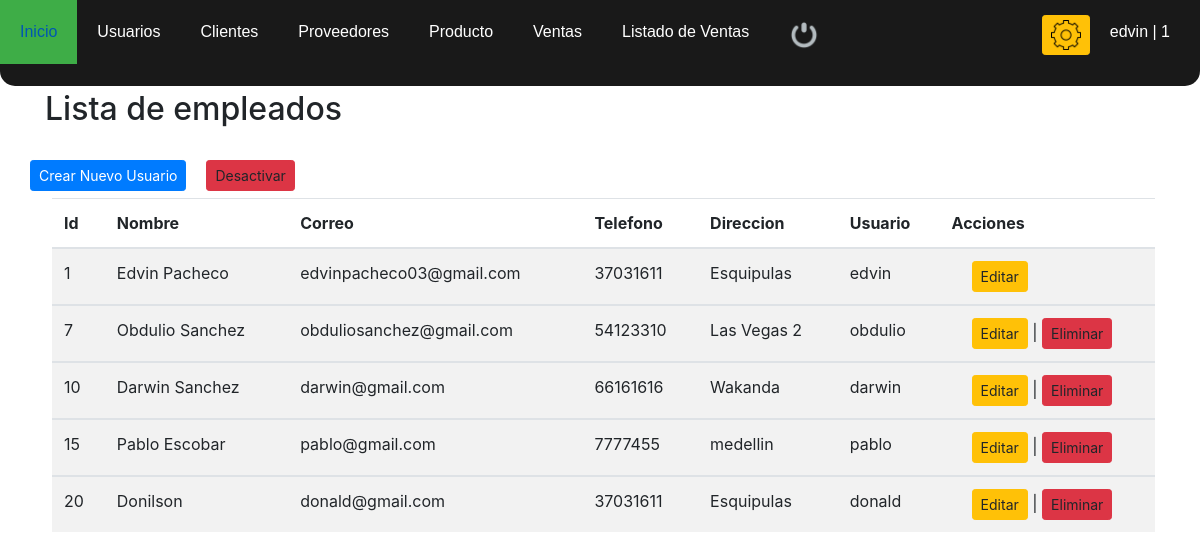
/lista_usuarios.php (signed in), run on the app's committed database.
### tables this page shows
CREATE TABLE `button` (
  `id` int(11) NOT NULL,
  `estatus` varchar(20) NOT NULL
);

CREATE TABLE `usuario` (
  `id_usuario` int(11) NOT NULL,
  `nombre` varchar(60) NOT NULL,
  `correo` varchar(60) NOT NULL,
  `telefono` int(45) NOT NULL,
  `direccion` varchar(45) NOT NULL,
  `user` varchar(45) NOT NULL,
  `pass` varchar(45) NOT NULL,
  `rol` int(11) NOT NULL,
  `dateadd` datetime NOT NULL DEFAULT current_timestamp(),
  `estatus` int(11) NOT NULL DEFAULT 1
);

### lista_usuarios.php (the view, shortened to what this page needs)
<!DOCTYPE html>
<html lang="en">
<head>
    <link rel="stylesheet" href="css/estilo.css">
    <link rel="stylesheet" href="css/bootstrap.css">
</head>
<?php
include 'config/conexion.php';
 ?>
<body>
    <?php
    include 'nav.php';
    ?>
    <div id="tbl" class="container">
		<div class="content">
			<h2>Lista de empleados</h2>
            <br />
                <div class="row">
                    <div class="col-s3">
                        <button type="button" class="btn btn-primary btn-sm" data-toggle="modal" data-target="#miModal">
                            Crear Nuevo Usuario
                        </button>
                    </div>
                    <div class="col-s3">
                        <?php
                            $query = mysqli_query($conection, "SELECT * FROM button");
                            $result = mysqli_num_rows($query);
                            if($result > 0){
                            while($fil = mysqli_fetch_array($query)){
                                if($fil["estatus"] != "activo"){
                            ?>
                                <a class='btn btn-warning btn-sm btn_updausu' title="Activar boton Modal del Navbar para editar datos de usuario" data-toggle='modal' data-target='#formact' onclick="active_button('act_btn', <?php echo $fil['id']; ?> )">
                                    activar
                                </a>
                            <?php }else{ ?>
                                <a class='btn btn-danger btn-sm btn_updausu' title="Desactivar boton Modal del Navbar para editar datos de usuario" data-toggle='modal' data-target='#formact' onclick="active_button('des_btn', <?php echo $fil['id']; ?> )">
                                    Desactivar
                                </a>
                            <?php
                                }
                                }
                                }
                                ?>
                    </div>
                </div>
			    <div class="table-responsive">
			        <table class="table table-striped table-hover">
                        <thead>
                        <tr role='row'>
                            <th>Id</th>
                            <th>Nombre</th>
                            <th>Correo</th>
                            <th>Telefono</th>
                            <th>Direccion</th>
                            <th>Usuario</th>
                            <th>Acciones</th>
                        </tr>
                        </thead>
                            <?php
                                $sql = mysqli_query($conection,"SELECT u.id_usuario, u.nombre, u.correo, u.telefono, u.direccion, u.user, u.estatus, r.rol
                                                                FROM usuario u
                                                                INNER JOIN rol r on u.rol = r.id_rol
                                                                WHERE estatus = 1
                                                                ORDER BY u.id_usuario ASC");
                                    $result = mysqli_num_rows($sql);
                                    if($result > 0){
                                    while($row = mysqli_fetch_array($sql)){
                            ?>
                            <tbody>
                                <tr role='row'>
                                    <td data-th='ID'><?php echo $row["id_usuario"]; ?></td>
                                    <td data-th='Nombre'><?php echo $row["nombre"]; ?></td>
                                    <td data-th='Correo'><?php echo $row["correo"]; ?></td>
                                    <td data-th='Telefono'><?php echo $row["telefono"]; ?></td>
                                    <td data-th='Direccion'><?php echo $row["direccion"]; ?></td>
                                    <td data-th='Usuario'><?php echo $row["user"]; ?></td>
                                    <td data-th='Acciones'>
                                        <a class='btn btn-warning btn-sm btn_updausu' data-toggle='modal' data-target='#formeditusu' onclick="load_formulario_usu('update_usu', <?php echo $row['id_usuario']; ?> )">
                                        Editar
                                        </a>
                                        <?php
                                            if($row["rol"] != "Administrador"){
                                        ?>
                                        |
                                        <a class='btn btn-danger btn-sm' data-toggle='modal' data-target='#formeditusu' onclick='load_formulario_usu("delete_usu", <?php echo $row["id_usuario"]; ?> )'>
                                            Eliminar
                                        </a>
                                        <?php }?>
                                    </td>
                                </tr>
                            </tbody>
						    <?php
                            }
                            }
				            ?>
			        </table>
			    </div>
	    </div>
    </div>
</body>
</html>

### nav.php (shortened to what this page needs)
<header>
        <nav>
		<ul>
                <li><a href="principal.php"><span class="icon-house"></span>Inicio</a></li>
                <?php if ($_SESSION['rol'] == 1 ){  ?>
                <li><a href="lista_usuarios.php"><span class="icon-user"></span>Usuarios</a></li>
                <?php } ?>
                <li><a href="listar_clientes.php"><span class="icon-mail"></span>Clientes</a></li>
                <li><a href="listar_proveedores.php"><span class="icon-mail"></span>Proveedores</a></li>
                <li><a href="listar_producto.php"><span class="icon-mail"></span>Producto</a></li>
                <li><a href="nueva_venta.php"><span class="icon-mail"></span>Ventas</a></li>
                <li><a href="ventas.php"><span class="icon-mail"></span>Listado de Ventas</a></li>
                <li><a href="salir.php" title="Salir"><span class="icon-close"></span><img width="30px" src="img/salir.png" alt=""></a></li>
                <div class="user">
                    <?php
                    $query = mysqli_query($conection, "SELECT * FROM button");
                    $resulta = mysqli_num_rows($query);
                    if($resulta > 0){
                    while($fila = mysqli_fetch_array($query)){
                        if($fila["estatus"] != "inactivo"){
                    ?>
                    <li style="border: none; color: #fff; padding-top: 15px">
                        <a class='btn btn-warning btn-sm btn_updapass' title="Cambiar Nombre de Usuario Y Contraseña" data-toggle='modal' data-target='#formeditpass' onclick="update_pass(<?php echo $_SESSION['iduser']; ?> )">
                            <img style="width: 30px;" src="img/settings.png" alt="">
                        </a>
                    </li>
                    <?php
                    }
                    }
                    }
                ?>
                    <li  style="border: none; color: #fff"><a title="Usuario Logueado"><?php echo $_SESSION['user'] . ' | ' . $_SESSION['rol']; ?></a></li>
                </div>
            </ul>
        </nav>
    </header>

### css/estilo.css (style rules this page uses)
* { margin: 0%; padding: 0%; box-sizing: border-box; }
#tbl { padding-top: 90px; }
nav { float: left; background: rgba(0, 0, 0, 0.9); width: 100%; position: fixed; z-index: 100; border-bottom-left-radius:15px; border-bottom-right-radius:15px; }
nav ul { list-style: none; overflow: hidden; }
nav ul li { float: left; font-family: Arial, sans-serif; font-size: 16px; }
nav ul li a { display: block; padding: 20px; color: #fff; text-decoration: none !important; }
.user { float: right; margin: 0px 10px 0px 10px; }
table { margin: 7px; }
tbody { overflow: hidden; }

### lista_usuarios.php (style rules this page uses)
.btn_updausu { margin-left: 20px; }

### data on the page
usuario: id_usuario "1", nombre "Edvin Pacheco", correo "edvinpacheco03@gmail.com", telefono "37031611", direccion "Esquipulas", user "edvin"
usuario: id_usuario "7", nombre "Obdulio Sanchez", correo "obduliosanchez@gmail.com", telefono "54123310", direccion "Las Vegas 2", user "obdulio"
usuario: id_usuario "10", nombre "Darwin Sanchez", correo "darwin@gmail.com", telefono "66161616", direccion "Wakanda", user "darwin"
usuario: id_usuario "15", nombre "Pablo Escobar", correo "pablo@gmail.com", telefono "7777455", direccion "medellin", user "pablo"
usuario: id_usuario "20", nombre "Donilson", correo "donald@gmail.com", telefono "37031611", direccion "Esquipulas", user "donald"

### other printed values
$_SESSION['user'] "edvin"
$_SESSION['rol'] "1"
